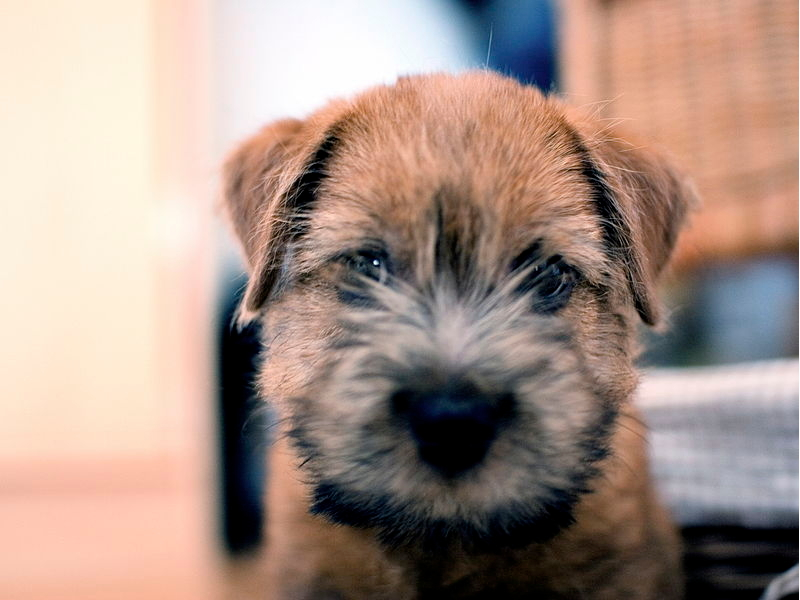
#> input picture assignment6/images/source/sample/black.jpg, 800 x 600 px
$ jupyter execute pyramids.ipynb   (Python 2 division)   (older library calls are emulated)
#> lines starting #> are read from the running program, lines starting #| are printed output that depends on the picture; after the words box and inside, x2 and y2 are one past the last pixel; in counts of white or black regions, pixels touching at a corner belong together; long printed decimals are rounded
[cell 1]
# ASSIGNMENT 6
# Your Name

import numpy as np
import scipy as sp
import scipy.signal
import cv2
import skimage as si

""" Assignment 6 - Blending

This file has a number of functions that you need to fill out in order to
complete the assignment. Please write the appropriate code, following the
instructions on which functions you may or may not use.

GENERAL RULES:
    1. DO NOT INCLUDE code that saves, shows, displays, writes the image that
    you are being passed in. Do that on your own if you need to save the images
    but the functions should NOT save the image to file. (This is a problem
    for us when grading because running 200 files results a lot of images being
    saved to file and opened in dialogs, which is not ideal). Thanks.

    2. DO NOT import any other libraries aside from the three libraries that we
    provide. You may not import anything else, you should be able to complete
    the assignment with the given libraries (and in most cases without them).

    3. DO NOT change the format of this file. Do not put functions into classes,
    or your own infrastructure. This makes grading very difficult for us. Please
    only write code in the allotted region.
"""

def generatingKernel(parameter):
  """ Return a 5x5 generating kernel based on an input parameter.

  Note: This function is provided for you, do not change it.

  Args:
    parameter (float): Range of value: [0, 1].

  Returns:
    numpy.ndarray: A 5x5 kernel.

  """
  kernel = np.array([0.25 - parameter / 2.0, 0.25, parameter,
                     0.25, 0.25 - parameter /2.0])
  return np.outer(kernel, kernel)

def reduce(image):


  """ Convolve the input image with a generating kernel of parameter of 0.4 and
  then reduce its width and height by two.

  Please consult the lectures and readme for a more in-depth discussion of how
  to tackle the reduce function.

  You can use any / all functions to convolve and reduce the image, although
  the lectures have recommended methods that we advise since there are a lot
  of pieces to this assignment that need to work 'just right'.

  Args:
    image (numpy.ndarray): a grayscale image of shape (r, c)

  Returns:
    output (numpy.ndarray): an image of shape (ceil(r/2), ceil(c/2))
      For instance, if the input is 5x7, the output will be 3x4.

  """
  # WRITE YOUR CODE HERE.
  yShape, xShape, zShape = image.shape
  if (yShape %2) == 0:
    yStart = 1
  else:
    yStart = 0
  if (xShape % 2 ) == 0:
    xStart = 1
  else:
    xStart = 0
  conv = np.zeros(image.shape)
  for channel in range(image.shape[2]):
      conv[:,:,channel] = scipy.signal.convolve2d(image[:,:,channel], generatingKernel(.4), 'same')

  reducedImage = conv[yStart:(conv.shape[0]):2, xStart:(conv.shape[1]):2,:]

  return reducedImage
  # END OF FUNCTION.

def expand(image):
  """ Expand the image to double the size and then convolve it with a generating
  kernel with a parameter of 0.4.

  You should upsample the image, and then convolve it with a generating kernel
  of a = 0.4.

  Finally, multiply your output image by a factor of 4 in order to scale it
  back up. If you do not do this (and I recommend you try it out without that)
  you will see that your images darken as you apply the convolution. Please
  explain why this happens in your submission PDF.

  Please consult the lectures and readme for a more in-depth discussion of how
  to tackle the expand function.

  You can use any / all functions to convolve and reduce the image, although
  the lectures have recommended methods that we advise since there are a lot
  of pieces to this assignment that need to work 'just right'.

  Args:
    image (numpy.ndarray): a grayscale image of shape (r, c)

  Returns:
    output (numpy.ndarray): an image of shape (2*r, 2*c)
  """
  # WRITE YOUR CODE HERE.
  yShape, xShape, zShape = image.shape

  conv = np.zeros([yShape*2, xShape*2, zShape ])

  conv[:conv.shape[0]:2, :conv.shape[1]:2,:] = image

  for channel in range(image.shape[2]):
    conv[:,:,channel] = scipy.signal.convolve2d(conv[:,:,channel], generatingKernel(.4), 'same')
  conv = conv * 4

  return conv
  # END OF FUNCTION.

def gaussPyramid(image, levels):
  """ Construct a pyramid from the image by reducing it by the number of levels
  passed in by the input.

  Note: You need to use your reduce function in this function to generate the
  output.

  Args:
    image (numpy.ndarray): A grayscale image of dimension (r,c) and dtype float.
    levels (uint8): A positive integer that specifies the number of reductions
                    you should do. So, if levels = 0, you should return a list
                    containing just the input image. If levels = 1, you should
                    do one reduction. len(output) = levels + 1

  Returns:
    output (list): A list of arrays of dtype np.float. The first element of the
                   list (output[0]) is layer 0 of the pyramid (the image
                   itself). output[1] is layer 1 of the pyramid (image reduced
                   once), etc. We have already included the original image in
                   the output array for you. The arrays are of type
                   numpy.ndarray.

  Consult the lecture and README for more details about Gaussian Pyramids.
  """
  output = [image]
  # WRITE YOUR CODE HERE.
  currentImg = image
  for level in range(levels):

    reduced = reduce(currentImg)
    output.append(reduced)
    currentImg = reduced

  return output
  # END OF FUNCTION.

def laplPyramid(gaussPyr):
  """ Construct a Laplacian pyramid from the Gaussian pyramid, of height levels.

  Note: You must use your expand function in this function to generate the
  output. The Gaussian Pyramid that is passed in is the output of your
  gaussPyramid function.

  Args:
    gaussPyr (list): A Gaussian Pyramid as returned by your gaussPyramid
                     function. It is a list of numpy.ndarray items.

  Returns:
    output (list): A Laplacian pyramid of the same size as gaussPyr. This
                   pyramid should be represented in the same way as guassPyr,
                   as a list of arrays. Every element of the list now
                   corresponds to a layer of the Laplacian pyramid, containing
                   the difference between two layers of the Gaussian pyramid.

           output[k] = gauss_pyr[k] - expand(gauss_pyr[k + 1])

           Note: The last element of output should be identical to the last
           layer of the input pyramid since it cannot be subtracted anymore.

  Note: Sometimes the size of the expanded image will be larger than the given
  layer. You should crop the expanded image to match in shape with the given
  layer.

  For example, if my layer is of size 5x7, reducing and expanding will result
  in an image of size 6x8. In this case, crop the expanded layer to 5x7.
  """

  output = []
  # WRITE YOUR CODE HERE.
  sizeOfPyr = len(gaussPyr)
  for layer in range(sizeOfPyr):
    if layer == sizeOfPyr-1:
      output.append(gaussPyr[layer])
      continue
    layerY, layerX, layerZ = gaussPyr[layer].shape
    expanded = expand(gaussPyr[layer+1])[:layerY,:layerX,:]
    output.append(gaussPyr[layer] - expanded)
  return output
  # END OF FUNCTION.

def blend(laplPyrWhite, laplPyrBlack, gaussPyrMask):
  """ Blend the two Laplacian pyramids by weighting them according to the
  Gaussian mask.

  Args:
    laplPyrWhite (list): A Laplacian pyramid of one image, as constructed by
                         your laplPyramid function.

    laplPyrBlack (list): A Laplacian pyramid of another image, as constructed by
                         your laplPyramid function.

    gaussPyrMask (list): A Gaussian pyramid of the mask. Each value is in the
                         range of [0, 1].

  The pyramids will have the same number of levels. Furthermore, each layer
  is guaranteed to have the same shape as previous levels.

  You should return a Laplacian pyramid that is of the same dimensions as the
  input pyramids. Every layer should be an alpha blend of the corresponding
  layers of the input pyramids, weighted by the Gaussian mask. This means the
  following computation for each layer of the pyramid:
    output[i, j] = current_mask[i, j] * white_image[i, j] +
                   (1 - current_mask[i, j]) * black_image[i, j]
  Therefore:
    Pixels where current_mask == 1 should be taken completely from the white
    image.
    Pixels where current_mask == 0 should be taken completely from the black
    image.

  Note: current_mask, white_image, and black_image are variables that refer to
  the image in the current layer we are looking at. You do this computation for
  every layer of the pyramid.
  """

  sizeOfPyr = len(laplPyrWhite)
  blended_pyr = []
  # WRITE YOUR CODE HERE.
  for layer in range(sizeOfPyr):

    blended_pyr.append(gaussPyrMask * laplPyrWhite[layer] + (1 - gaussPyrMask) * laplPyrBlack[layer])
    yShape, xShape, zShape = gaussPyrMask.shape

    if (yShape % 2) == 0:
      yStart = 1
    else:
      yStart = 0
    if (xShape % 2) == 0:
      xStart = 1
    else:
      xStart = 0
    gaussPyrMask = gaussPyrMask[yStart:(gaussPyrMask.shape[0]):2, xStart:(gaussPyrMask.shape[1]):2,:]
  return blended_pyr
  # END OF FUNCTION.

def collapse(pyramid):
  """ Collapse an input pyramid.

  Args:
    pyramid (list): A list of numpy.ndarray images. You can assume the input is
                  taken from blend() or laplPyramid().

  Returns:
    output(numpy.ndarray): An image of the same shape as the base layer of the
                           pyramid and dtype float.

  Approach this problem as follows, start at the smallest layer of the pyramid.
  Expand the smallest layer, and add it to the second to smallest layer. Then,
  expand the second to smallest layer, and continue the process until you are
  at the largest image. This is your result.

  Note: sometimes expand will return an image that is larger than the next
  layer. In this case, you should crop the expanded image down to the size of
  the next layer. Look into numpy slicing / read our README to do this easily.

  For example, expanding a layer of size 3x4 will result in an image of size
  6x8. If the next layer is of size 5x7, crop the expanded image to size 5x7.
  """
  # WRITE YOUR CODE HERE.
  sizeOfPyr = len(pyramid)

  for layer in range(sizeOfPyr-1,-1,-1):
    if layer == 0:
        output = pyramid[layer]
        break
    layerY, layerX, layerZ = pyramid[layer-1].shape
    expanded = expand(pyramid[layer])[:layerY,:layerX,:]
    pyramid[layer -1] = pyramid[layer -1] + expanded
  return output

  # END OF FUNCTION.

[cell 2]
imgBlack = cv2.imread('images/source/sample/black.jpg', cv2.IMREAD_COLOR)
#> imgBlack is the input picture: shape (600, 800, 3); mean B, G, R 135.4, 145.9, 167.7
imgWhite = cv2.imread('images/source/sample/white.jpg', cv2.IMREAD_COLOR)
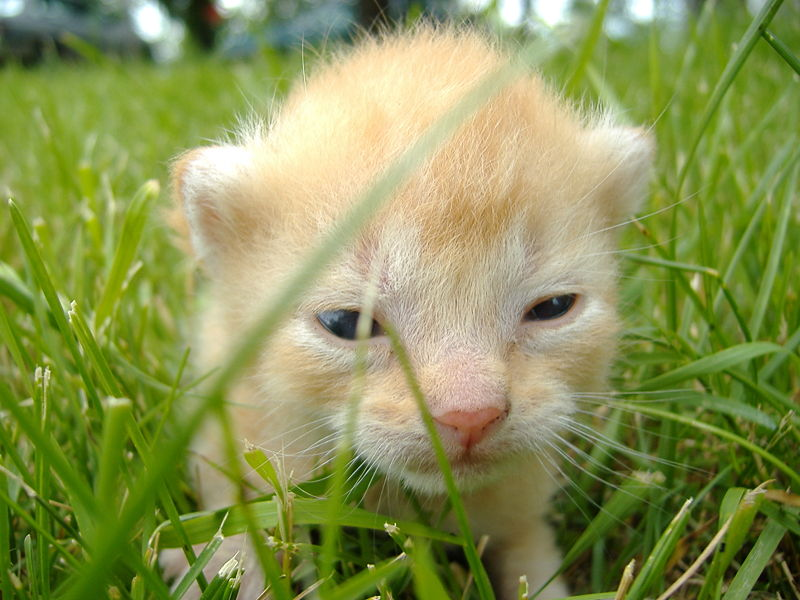
#> input picture assignment6/images/source/sample/white.jpg, 800 x 600 px
#> imgWhite is the input picture: shape (600, 800, 3); mean B, G, R 84, 147.4, 137.2
imgMask = cv2.imread('images/source/sample/mask.jpg', cv2.IMREAD_COLOR)
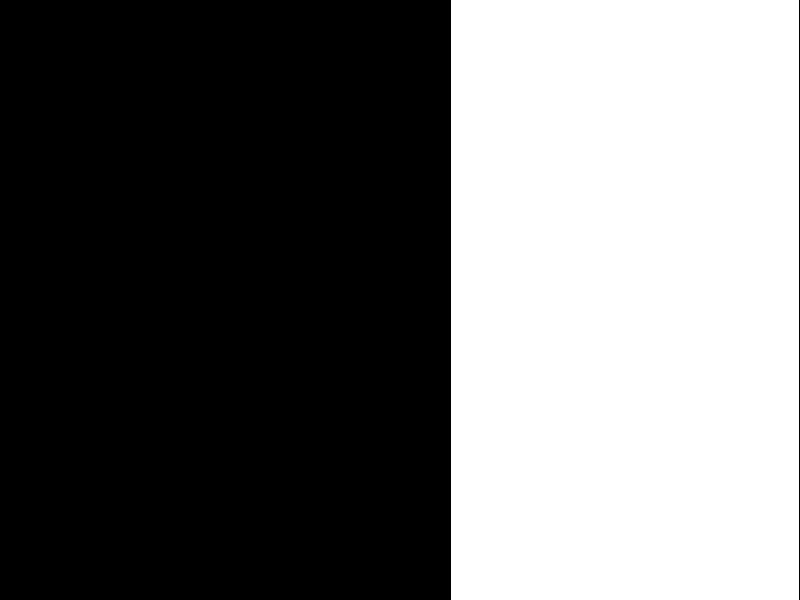
#> input picture assignment6/images/source/sample/mask.jpg, 800 x 600 px
#> imgMask is the input picture: shape (600, 800, 3); 43.5% white; 1 white region, box (x1, y1, x2, y2) and area: (451, 0, 799, 600) 208800

[cell 3]
imgMask = si.img_as_float(imgMask)
outBlack = laplPyramid(gaussPyramid(imgBlack,6))
#> after the loop in gaussPyramid, `for level in range(levels):`: output = 7 items
#> in laplPyramid, `output = []`: output = []
#> in laplPyramid, `sizeOfPyr = len(gaussPyr)`: sizeOfPyr = 7
#> after the loop in laplPyramid, `for layer in range(sizeOfPyr):`: output = 7 items
#> outBlack = 7 items
outWhite = laplPyramid(gaussPyramid(imgWhite,6))
#> outWhite = 7 items

[cell 4]
blended = blend(outWhite, outBlack, imgMask)
#> in blend, `sizeOfPyr = len(laplPyrWhite)`: sizeOfPyr = 7
#> after the loop in blend, `for layer in range(sizeOfPyr):`: blended_pyr = 7 items
#> blended = 7 items

[cell 5]
output = collapse(blended)
#> in collapse, `sizeOfPyr = len(pyramid)`: sizeOfPyr = 7
#> the loop in collapse, `for layer in range(sizeOfPyr-1,-1,-1):` made 7 passes
#> pass 3, in collapse, `expanded = expand(pyramid[layer])[:layerY,:layerX,:]`:
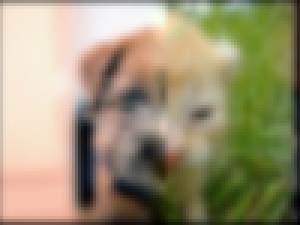
#> expanded: shape (75, 100, 3) float64 (shown 3 times larger); mean of channels 0, 1, 2 121, 151.9, 161.1; drawn with min black and max white
#> after the loop in collapse, `for layer in range(sizeOfPyr-1,-1,-1):`: pyramid = 7 items

[cell 6]
print np.min(output)
#| -8.277

[cell 7]
cv2.imshow("img",si.img_as_float( si.img_as_ubyte(output/np.max(output))))

[cell 8]
mask = cv2.imread('images/source/maskInc.png', cv2.IMREAD_COLOR)
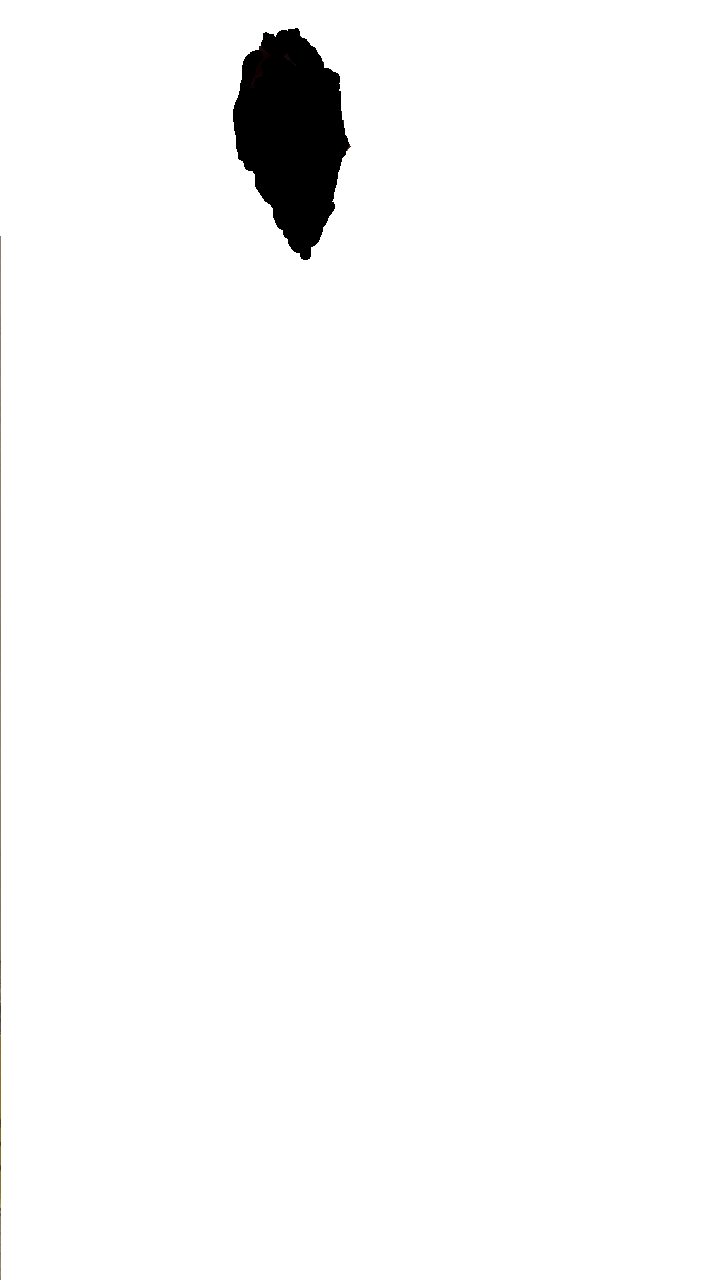
#> input picture assignment6/images/source/maskInc.png, 720 x 1280 px
#> mask is the input picture: shape (1280, 720, 3); mean B, G, R 249.9, 249.9, 250

[cell 9]
jon = cv2.imread('images/source/jonGay.jpg', cv2.IMREAD_COLOR)
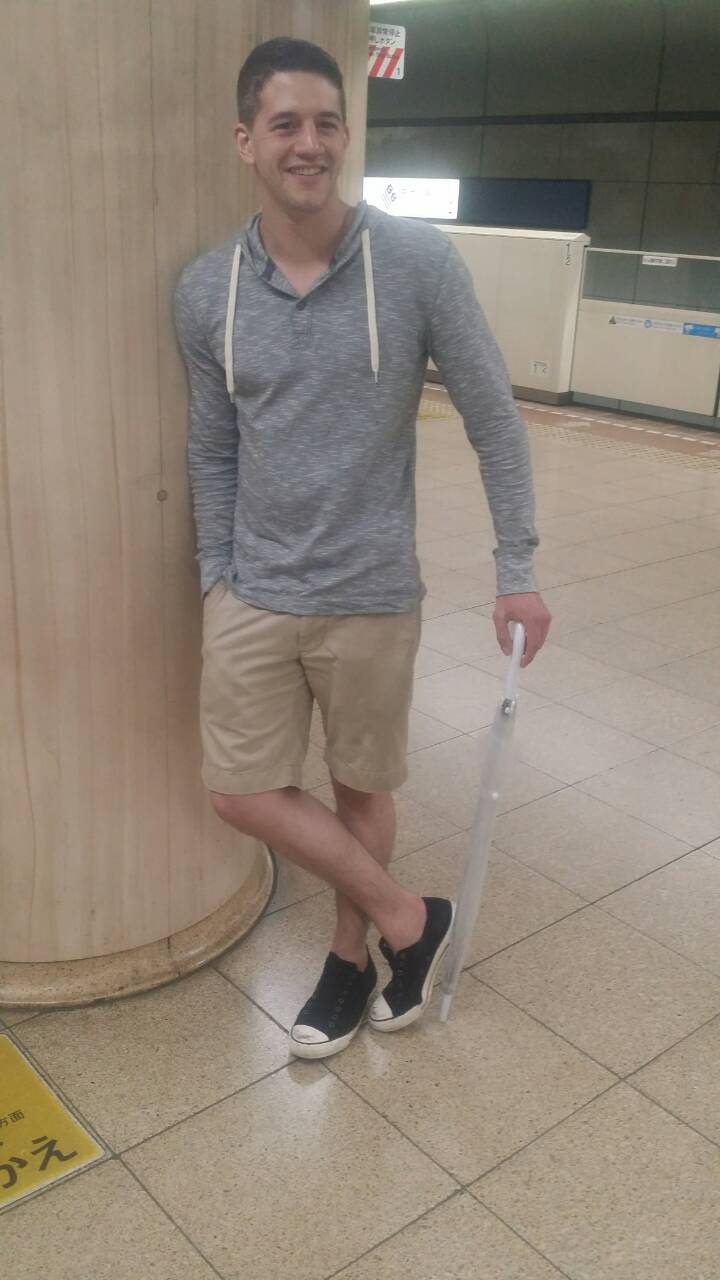
#> input picture assignment6/images/source/jonGay.jpg, 720 x 1280 px
#> jon is the input picture: shape (1280, 720, 3); mean B, G, R 119.6, 132.5, 144.1

[cell 10]
ant = cv2.imread('images/source/antFace.png', cv2.IMREAD_COLOR)
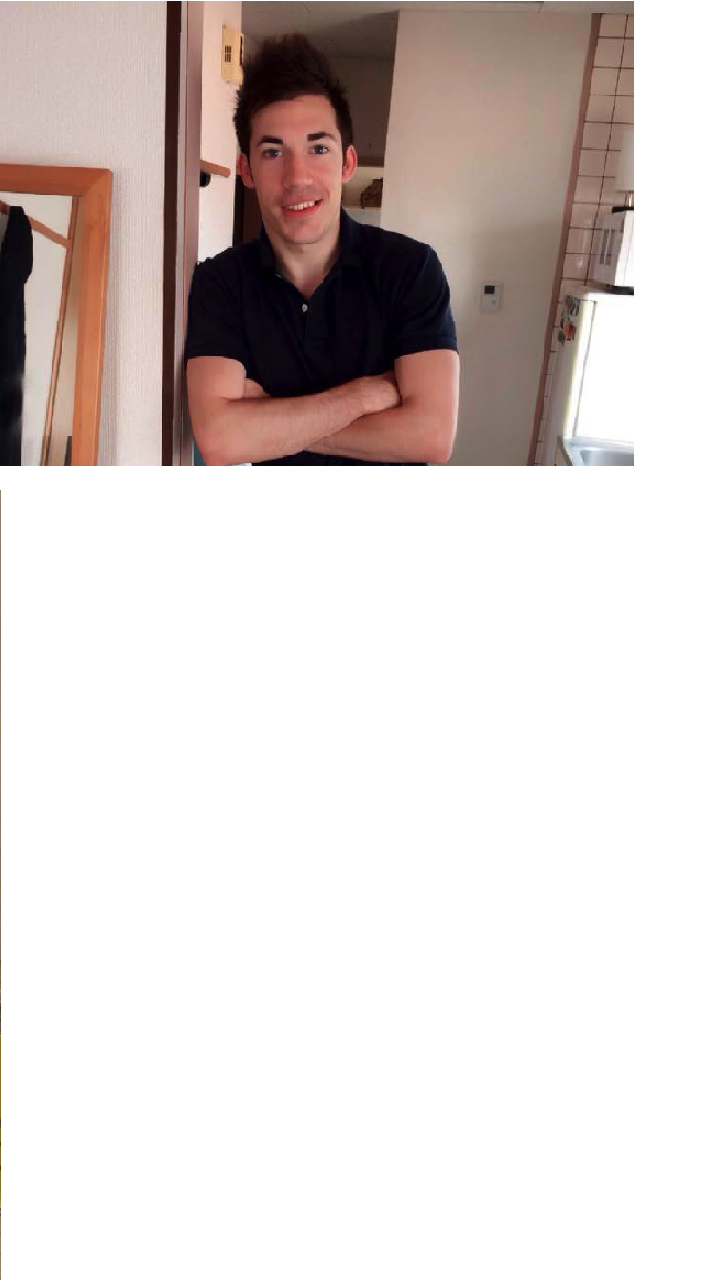
#> input picture assignment6/images/source/antFace.png, 720 x 1280 px
#> ant is the input picture: shape (1280, 720, 3); mean B, G, R 208.2, 210.7, 219.3

[cell 11]
mask[mask != 0] = 255
#> mask: shape (1280, 720, 3); 0.14% of pixels changed, all inside (x1, y1, x2, y2) = (0, 36, 351, 1280)
imgMask = si.img_as_float(mask)
#> imgMask: shape (1280, 720, 3) float64
outBlack = laplPyramid(gaussPyramid(ant,10))
#> outBlack = 11 items
outWhite = laplPyramid(gaussPyramid(jon,10))
#> outWhite = 11 items
blended = blend(outWhite, outBlack, imgMask)
#> the loop in blend (call 2), `for layer in range(sizeOfPyr): ` made 11 passes
#> gaussPyrMask on passes 10 to 11: [[1, 1, 1], [1, 1, 1]], [[1, 1, 1]]
#> blended = 11 items
output = collapse(blended)
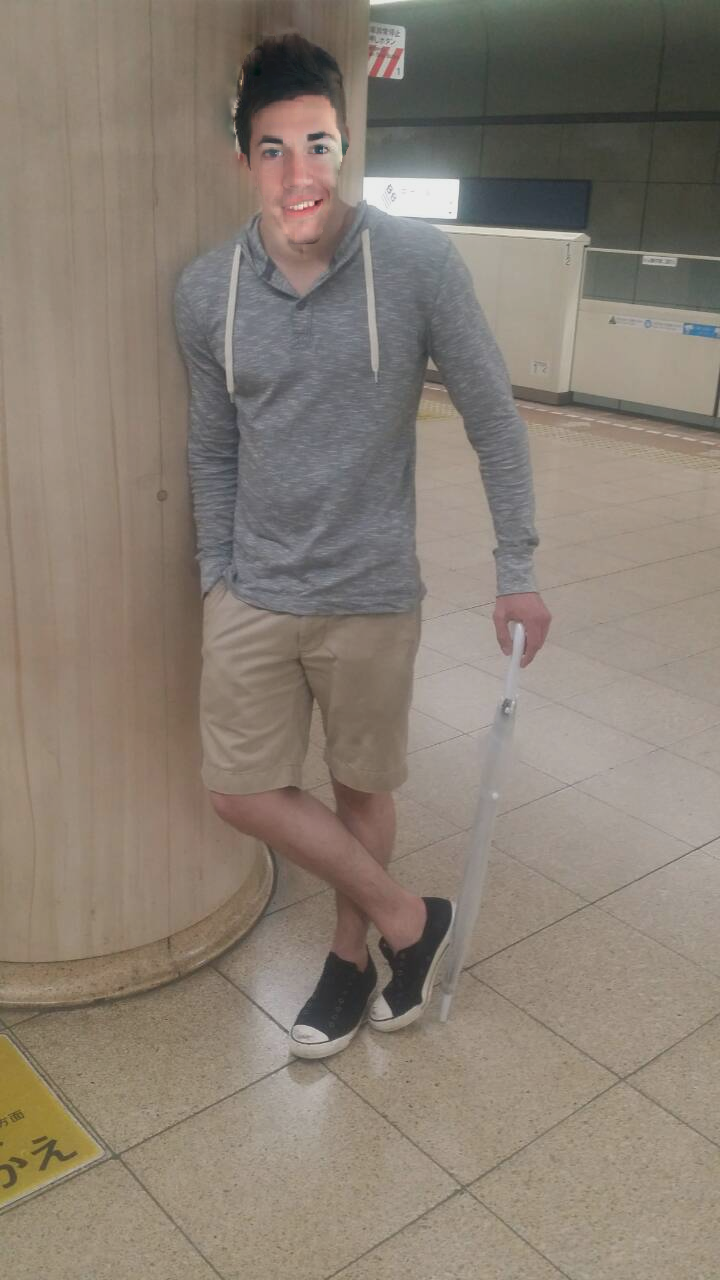
#> output: shape (1280, 720, 3) float64; mean of channels 0, 1, 2 119.2, 132.1, 143.9; drawn with min black and max white

[cell 12]
print np.max(output)
#| 275.282

[cell 13]
cv2.imshow("img",si.img_as_float( si.img_as_ubyte(output/np.max(output))))

[cell 14]
cv2.imshow("img",output)

[cell 15]
cv2.imwrite("finalImage.jpg",  si.img_as_ubyte(output/np.max(output)))
#> Out = True
